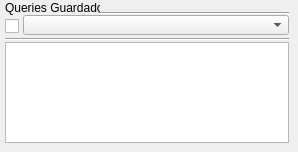
     <widget class="QWidget" name="process_sqlInsert_tab">
      <attribute name="title">
       <string notr="true">Insert</string>
      </attribute>
      <widget class="QLabel" name="process_sqlInsert_queriesSaved_label">
       <property name="geometry">
        <rect>
         <x>5</x>
         <y>0</y>
         <width>95</width>
         <height>16</height>
        </rect>
       </property>
       <property name="text">
        <string notr="true">Queries Guardados</string>
       </property>
      </widget>
      <widget class="QComboBox" name="process_sqlInsert_querySelection_comboBox">
       <property name="geometry">
        <rect>
         <x>23</x>
         <y>15</y>
         <width>266</width>
         <height>20</height>
        </rect>
       </property>
       <property name="currentText">
        <string notr="true"/>
       </property>
      </widget>
      <widget class="Line" name="process_sqlInsert_line_2">
       <property name="geometry">
        <rect>
         <x>5</x>
         <y>37</y>
         <width>284</width>
         <height>4</height>
        </rect>
       </property>
       <property name="orientation">
        <enum>Qt::Horizontal</enum>
       </property>
      </widget>
      <widget class="QCheckBox" name="process_sqlInsert_checkBox">
       <property name="geometry">
        <rect>
         <x>5</x>
         <y>16</y>
         <width>20</width>
         <height>20</height>
        </rect>
       </property>
       <property name="text">
        <string notr="true"/>
       </property>
      </widget>
      <widget class="QPlainTextEdit" name="process_sqlInsert_insertQuery_plainTextEdit">
       <property name="geometry">
        <rect>
         <x>5</x>
         <y>42</y>
         <width>284</width>
         <height>101</height>
        </rect>
       </property>
       <property name="plainText">
        <string notr="true"/>
       </property>
       <property name="placeholderText">
        <string notr="true">Sentencia en SQL para inserción de datos...</string>
       </property>
      </widget>
      <widget class="Line" name="process_sqlInsert_line_1">
       <property name="geometry">
        <rect>
         <x>98</x>
         <y>11</y>
         <width>191</width>
         <height>4</height>
        </rect>
       </property>
       <property name="orientation">
        <enum>Qt::Horizontal</enum>
       </property>
      </widget>
     </widget>
